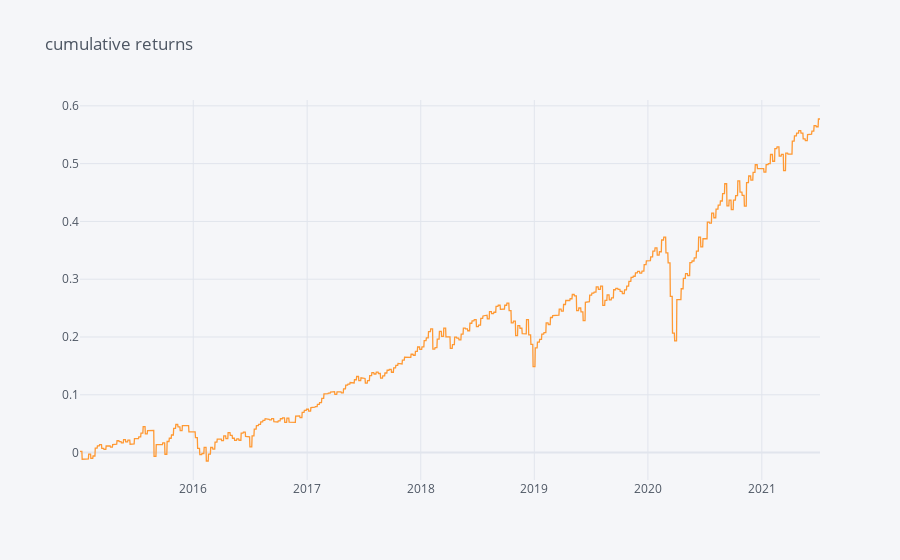

The notebook cell this image was saved under:
### Code cell
backtest(price,equal_weights , 0.02)['portfolio_cum_returns'][-1]

### Figure 1 — Plotly figure (JSON) as saved in the notebook; plotly's stock layout.template omitted (floating-point values rounded to 4 significant figures; data arrays with more than 128 entries replaced by an {"elided": "..."} marker saying what was removed)
{"data": [{"line": {"color": "rgba(255, 153, 51, 1.0)", "dash": "solid", "shape": "linear", "width": 1.3}, "mode": "lines", "name": "portfolio_cum_returns", "text": "", "type": "scatter", "x": {"elided": "1699 str values"}, "y": {"elided": "1699 float values"}}], "layout": {"legend": {"bgcolor": "#F5F6F9", "font": {"color": "#4D5663"}}, "paper_bgcolor": "#F5F6F9", "plot_bgcolor": "#F5F6F9", "title": {"font": {"color": "#4D5663"}, "text": "cumulative returns"}, "xaxis": {"gridcolor": "#E1E5ED", "showgrid": true, "tickfont": {"color": "#4D5663"}, "title": {"font": {"color": "#4D5663"}, "text": ""}, "zerolinecolor": "#E1E5ED"}, "yaxis": {"gridcolor": "#E1E5ED", "showgrid": true, "tickfont": {"color": "#4D5663"}, "title": {"font": {"color": "#4D5663"}, "text": ""}, "zerolinecolor": "#E1E5ED"}}}
